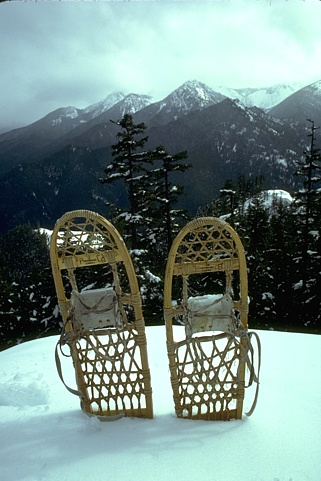
%> input picture souce/Hierarchy/CCBCut-master/data/2018.jpg, 321 x 481 px
$ octave exampleScript.m   (GNU Octave 9; MATLAB toolbox functions it lacks are replaced by stand-ins)
%> lines starting %> are read from the running program, lines starting %| are printed output that depends on the picture
%> further down, img is the input picture: size 481x321x3 uint8; mean R, G, B 116.7, 137.9, 133.6
%> `imgLab = im2double(applycform(img,cform));`: imgLab: size 481x321x3 double; mean of channels 1, 2, 3 0.535, 0.472, 0.501
### souce/Hierarchy/CCBCut-master/constructWeightMatrix.m
function W = constructWeightMatrix(img,neighbors,beta)
%> called with beta = 90
% construct weight matrix for image

% author: Nathan D. Cahill
% email: nathan.cahill@rit.edu
% date: 21 February 2018

% number of rows and columns in image
r = size(img,1); c = size(img,2);
%> after `r = size(img,1)`: r = 481
%> after `c = size(img,2)`: c = 321

% pad image by one-pixel boundary
padSize = max(abs(neighbors));
imgPad = padarray(img,padSize,'replicate','both');
%> imgPad: size 501x341x3 double; mean of channels 1, 2, 3 0.545, 0.471, 0.5
imgRows = (1:r)+padSize(1);
%> imgRows = 481 values from 11 to 491
imgCols = (1:c)+padSize(2);
%> imgCols = 321 values from 11 to 331
maskInd = find(padarray(true(r,c),padSize,false));
%> maskInd = 154401 values from 5021 to 165821
[maskI,maskJ] = ind2sub([r+2*padSize(1),c+2*padSize(2)],maskInd);

% loop through neighbors, constructing sparse matrix of weights for each
% specific neighbor individually
numNeighbors = size(neighbors,1);
dMax = zeros(numNeighbors,1);
A = cell(numNeighbors,1);
if nargin<3
    beta = 90;
end
numNonZeros = zeros(numNeighbors,1);

% minimum weight for each neighbor
dMin = 1e-4;

for i = 1:numNeighbors
    d = sqrt(sum((imgPad(imgRows+neighbors(i,1),imgCols+neighbors(i,2),:)-img).^2,3));
    d = max(d,dMin);
    dMax(i) = max(d(:));

    % compute linear indices of neighbors
    neighborsInd = sub2ind([r+2*padSize(1),c+2*padSize(2)],...
        maskI + neighbors(i,1),maskJ + neighbors(i,2));

    % construct sparse matrix containing these neighbors
    A{i} = sparse((1:length(maskInd))',neighborsInd,d,...
        length(maskInd),(r+2*padSize(1))*(c+2*padSize(2)));

    % remove columns corresponding to padded elements
    A{i} = A{i}(:,maskInd);

    % determine number of nonzero entries
    numNonZeros(i) = nnz(A{i});

end
%> this loop made 316 passes
%> pass 1, in constructWeightMatrix, `d = sqrt(sum((imgPad(imgRows+neighbors(i,1),imgCols+neighbors(i,2),:)-..`:
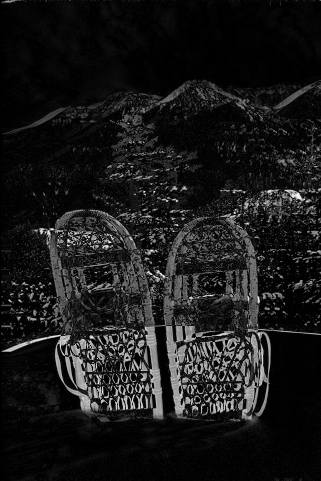
%> d: size 481x321 double; min 0, max 0.965, mean 0.101
%> pass 2, in constructWeightMatrix, `d = sqrt(sum((imgPad(imgRows+neighbors(i,1),imgCols+neighbors(i,2),:)-..`:
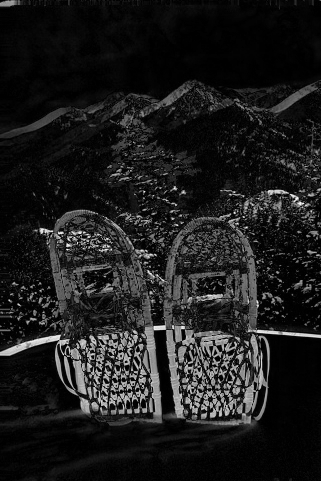
%> d: size 481x321 double; min 0, max 0.981, mean 0.114
%> after the loop, A = 316 items; dMax = 316 values, max 0.996 at index 24, min 0.847 at index 139, mean 0.972; numNonZeros = 316 values, max 154080 at index 158, min 148675 at index 11, mean 150981

% now normalize weights, and compute exp(-beta*weight) for all nonzero
% weights
dMaxAll = max(dMax);
%> dMaxAll = 0.996
for i = 1:numNeighbors

    % normalize weights
    A{i} = A{i}./dMaxAll;

    % compute exp(-beta*weight)
    [rowInd,colInd,val] = find(A{i});
    [numRows,numCols] = size(A{i});
    A{i} = sparse(rowInd,colInd,exp(-beta.*val),numRows,numCols);

end

% add each of the W{i}'s together to form final weight matrix
W = spalloc(r*c,r*c,sum(numNonZeros));
for i = 1:numNeighbors
    W = W + A{i};
end

end

### souce/Hierarchy/CCBCut-master/exampleScript.m
%% update search path to include code directory and subdirectory

%%%%%%%%%%%%%%%%%%
% If your current working directory is the 'code' directory, this line is
% fine. If not, change this line to indicate the absolute path of the
% 'code' directory.
codeDir = pwd;
%%%%%%%%%%%%%%%%%%

addpath(genpath(codeDir));

%% load image to segment
img = imread('2018.jpg');

%% convert to L*a*b*
cform = makecform('srgb2lab');
imgLab = im2double(applycform(img,cform));

%% display image
figure; imshow(img); title('Original Image');

%% construct affinity matrix

% pixel radius for including nonzero weights
r = 10;

% construct indices of neighbors
[x,y] = ndgrid(-r:r,-r:r);
d = (x.^2 + y.^2) <= r.^2;
d(r+1,r+1) = false;
neighbors = [x(d) y(d)];

% construct affinity matrix
fprintf(1,'Constructing affinity matrix...\n\t(If r=10, this may take ~2 minutes...)\n');
%> (the run ends here)
